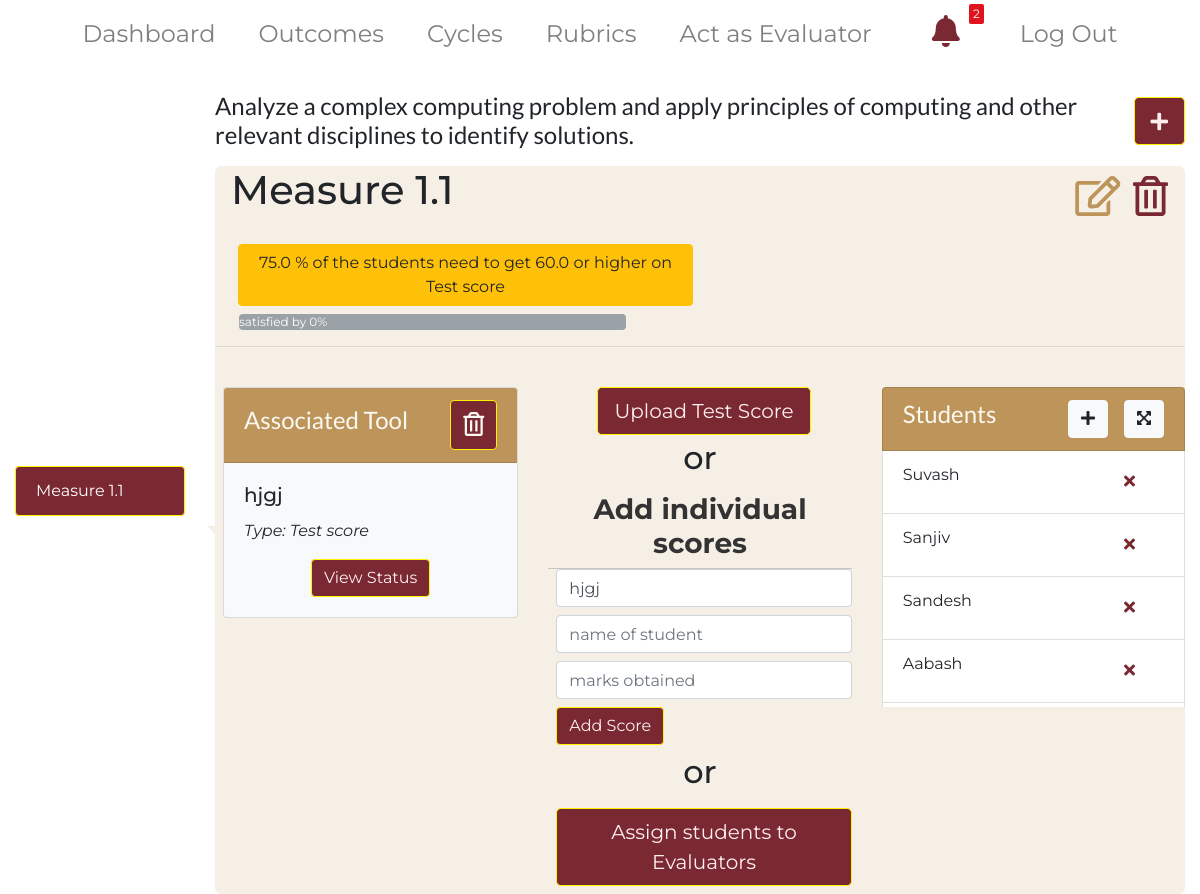
Screenshot of /outcome_detail/16 with the database file from the repository.
### main/models.py (models this page shows, shortened)
class Measure(models.Model):
    CUTOFF_TYPES = (('Percentage', 'Percentage'),
                  ('Percentile', 'Percentile'),
                  ('Average', 'Average')
                 )
    cutoff_type = models.CharField(max_length = 100, choices=CUTOFF_TYPES, default='Percentage')
    TOOL_TYPES = (('Rubric', 'Rubric'),
                  ('Test score', 'Test score')
                  )
    tool_type = models.CharField(max_length=100, choices=TOOL_TYPES, default='Rubric')
    STATUS_TYPES = (('passing', 'passing'),
                    ('failing', 'failing'),
                    ('passed', 'passed'),
                    ('failed', 'failed')
                    )
    status = models.CharField(max_length=100, choices=STATUS_TYPES, default='failing')
    statusPercent = models.FloatField(default=0.0)
    evaluationPercent = models.FloatField(default=0.0)
    measureTitle = models.CharField(max_length=200, default='', null=True)
    outcome = models.ForeignKey(Outcome, null=True, on_delete = models.CASCADE)
    cutoff_percentage = models.FloatField(null=True, blank = True, default=0)
    cutoff_score = models.FloatField(null=True, blank=True, default=0)
    rubric = models.ForeignKey(Rubric,null=True, blank = True, on_delete = models.CASCADE)
    test_score = models.ForeignKey(Test_score, null=True, blank = True, on_delete = models.CASCADE)
    student = models.ManyToManyField(Student)
    evaluator = models.ManyToManyField(Evaluator)

class Outcome(models.Model):
    title = models.CharField(max_length=200, default='', null=True)
    status = models.BooleanField(default=True)
    cycle = models.ManyToManyField(Cycle)
    course = models.ManyToManyField(Course)
    def __str__(self):
        return self.title

class Test_score(models.Model):
    student = models.ForeignKey(Student, null=True, on_delete=models.CASCADE)
    score = models.PositiveIntegerField()
    test = models.CharField(max_length=200, default='Test', null=True, blank=True)

class Student(models.Model):
    name = models.CharField(max_length=200)
    classification = models.CharField(max_length=200)

### main/views.py (the view, shortened to what this page needs)
# urls.py: path('outcome_detail/<int:outcome_id>', views.outcome_detail, name = 'outcome_detail'),
def outcome_detail(request, outcome_id):
    outcome = Outcome.objects.get(id=outcome_id)
    measures = Measure.objects.filter(outcome=outcome)
    rubrics = Rubric.objects.all()
    students = None
    evaluators = Evaluator.objects.all()
    num_of_evaluations = []
    test_data = {}
    data = {}
    custom_student = None
    for measure in measures:
        students = measure.student.all()
        evaluations = evaluate_rubric.objects.filter(measure=measure).count()
        if(evaluations>0):
            num_of_evaluations.append(measure.measureTitle)
        if measure.tool_type=='Test score':
            if measure.test_score!= None:
                test_data = test_score_data(measure.test_score.test, measure.id)
                if(test_data['passed']==True):
                     Measure.objects.filter(id=measure.id).update(status='passing', statusPercent = test_data['percentage'])
                else:
                     Measure.objects.filter(id=measure.id).update(status='failing', statusPercent = test_data['percentage'])
    context = {'outcome_id': outcome_id, 'outcome': outcome, 'measures': measures, 'rubrics':rubrics,
                'students': students, 'evaluators': evaluators, 'num_of_evaluations':num_of_evaluations,
                'test_data':test_data, 'rubric_data':data, 'custom_student': custom_student,
                'notifications' : custom_students.objects.filter(graded=True),
                'notification_count':notification_count}
    return render(request, 'main/outcome_detail.html', context)

### main/templates/main/outcome_detail.html (shortened to what this page needs)
{% extends  'main/adminbase.html' %}
{% load static %}
{% block body_block %}
<div class = "container-fluid" >
  <div class="row d-flex align-items-center">
  <div class="col col-lg-2 md-6 sm-12 xs-12 mb-1">
    <div class="list-group" id="list-tab" role="tablist">
      {%for measure in measures%}
        {%if measure.outcome == outcome%}
          {%if forloop.first %}
          <a class="list-group-item list-group-item-action active" id="list-home-list" data-toggle="list" href="#list-home{{measure.id}}" role="tab" aria-controls="home">{{measure.measureTitle}}</a>
          {%else%}
          <a class="list-group-item list-group-item-action" id="list-home-list" data-toggle="list" href="#list-home{{measure.id}}" role="tab" aria-controls="home">{{measure.measureTitle}}</a>
          {%endif%}
        {%endif%}
        {%empty%}
        <a class="list-group-item list-group-item-action active " id="list-home-list" data-toggle="list" href="#list-home" role="tab" aria-controls="home">Measure Title</a>
      {%endfor%}
    </div>
  </div>
  <div class="col-lg-10 col-md-12 col-sm-12 col-xs-12" >
    <h4 class = "d-flex justify-content-between mb-3 align-items-center "> {{outcome.title}}
      <button type="button" class="btn btn-primary btn-lg ml-3" data-toggle="modal" data-target="#exampleModalCenterNewMeasure{{outcome.id}}" data-measure-id = "{{measure.id}}">
         <i class="fas fa-plus"></i>
       </button>
      </h4>
    <div class="tab-content speech-bubble" id="nav-tabContent">
      {%for measure in measures%}
        {%if measure.outcome == outcome%}
          {%if forloop.first %}
                <div class="tab-pane fade show measure_section active" id="list-home{{measure.id}}" role="tabpanel" aria-labelledby="list-home-list">
          {%else%}
                <div class="tab-pane fade show measure_section" id="list-home{{measure.id}}" role="tabpanel" aria-labelledby="list-home-list">
          {%endif%}
        <h1 class = "d-flex justify-content-between pl-3"> {{measure.measureTitle}}
          <div class = "mr-3">
          <button  class="btn btn-lg button_main" data-toggle="modal" data-target="#exampleModalCenter{{measure.id}}" data-measure-id = "{{measure.id}}">
            <span style="font-size: 2em; color: #bd955a;">
              <i class="far fa-edit"></i>
          </span>
          </button>
          <button class="btn btn-lg button_main" data-toggle="modal" data-target="#exampleModalCenterDeleteMeasure{{measure.id}}" data-measure-id = "{{measure.id}}">
            <span style="font-size: 2em; color:#7a2831;">
              <i class="far fa-trash-alt"></i>
          </span>
          </button>
          </div>
         </h1>
        <div class = "col col-lg-6  ml-2 mb-2 ">
        <button class = "btn btn-warning ">
        {{measure.cutoff_percentage}} % of the students need to get
        {%if measure.cutoff_score%}
         {{measure.cutoff_score}}
         {%else%}
         average
         {%endif%}
            or higher
        on {{measure.tool_type}}
        </button>
</div>
{%if measure.tool_type == 'Test score'%}
    <div class = "row">
    <div class = " col col-lg-5 ml-4">
    <div class = "progress " style="background:#9aa1a7;
  ">
    <div class="progress-bar" role="progressbar" aria-valuenow="40"
    aria-valuemin="0" aria-valuemax="100" style="width:{{measure.statusPercent}}%;
      {%if measure.status == 'passing'%}
        background:green;
      {%elif measure.status == 'failing'%}
        background:red;
      {%endif%}
    ">
    satisfied
     by {{measure.statusPercent|floatformat:0}}%
    </div>
    </div>
    </div>
  </div>
    <hr>
    <br/>
    <div class = "row">
      {%if measure.test_score %}
    <div class = "col col-lg-4 md-6 sm-12 xs-12">
        <div class="card bg-light ml-2 mb-3">
          <div class="card-header d-flex justify-content-between align-items-center"><h4 class = "">Associated Tool</h4>
            <a href = "{% url 'main:remove_test_association' measure.id outcome_id %}" class = "btn btn-primary">
              <span style="font-size: 1.5em;">
                <i class="far fa-trash-alt"></i>
            </span>
             </a>
          </div>
          <div class="card-body">
            <h5 class="card-title"> {{measure.test_score.test}}</h5>
            <p class="card-text"><em>Type: {{measure.tool_type}}</em></p>
            <div class = "text-center">
              <a href = "{%url 'main:view_test_score' measure.test_score.test measure.id%}" class = "btn btn-primary"> View Status </a>
            </div>
          </div>
        </div>
      </div>
      {%endif%}
    <div class = "col col-lg-4 col-md-6 col-sm-12 col-12">
      <div class = 'text-center'>
      <button type="button" class="btn btn-primary btn-lg ml-2 mb-1" data-toggle="modal" data-target="#exampleModalCenterAddTestScore{{measure.id}}">
          Upload Test Score
      </button>
      <h2> or </h2>
    </div>
    <h3 class = 'text-center'> Add individual scores </h3>
    <form class="ml-2" action = "{%url 'main:add_test_score' measure.id outcome_id%}" method = "POST">
      <div class="form-group mb-2 ">
          <input type="text" name = "test_title" class="form-control" id="exampleInputEmail1" aria-describedby="emailHelp" placeholder="Name of the test" required
          {%if measure.test_score%}
            value = "{{measure.test_score.test}}"
          {%endif%}
          >
     </div>
      <div class="form-group mb-2">
          <input type="text" name = "student_name" class="form-control" id="exampleInputEmail1" aria-describedby="emailHelp" placeholder="name of student" required>
     </div>
      <div class="form-group mb-2">
          <input type="number" name = "score" class="form-control" id="exampleInputEmail1" aria-describedby="emailHelp" placeholder="marks obtained" required>
     </div>
      <button type="submit" class="btn btn-primary  mb-2">Add Score</button>
    </form>
    <div class = 'text-center'>
      <h2> or </h2>
    <button class="btn btn-lg btn-primary  ml-2 mt-2  mb-2" data-toggle="modal" data-target="#exampleModalCenterAddEvaluatorToTest{{measure.id}}">
    Assign students to Evaluators
    </button>
</div>
</div>
<div class = "col col-lg-4 md-12 sm-12 xs-12">
<ul class="list-group" style="overflow-y:scroll; height: 40vh">
  <li class="list-group-item d-flex justify-content-between card-header sticky-top align-items-center"> <h4>Students</h4>
<div class = "d-flex justify-content-between">
  <button type="button" class="btn btn-md btn-light mr-3" data-toggle="modal" data-target="#exampleModalCenterStudentUpload{{measure.id}}">
    <i class="fas fa-plus"></i>
  </button>
  <button type="button" class="btn btn-md btn-light" data-toggle="modal" data-target="#exampleModalLongExpandStudentList{{measure.id}}">
    <i class="fas fa-expand-arrows-alt"></i>
  </button>
</div>
  </li>
    {% for student in measure.student.all %}
          <li class="list-group-item  d-flex justify-content-between ">{{student.name}}
            <a href = "{%url 'main:delete_student' outcome_id measure.id student.id%}" class="btn btn-md mr-3">
                  <span style="font-size: 1em; color: #7a2831;">
                      <i class="fas fa-times"></i>
                  </span>
            </a>
          </li>
    {%endfor%}
</ul>
</div>
</div>
  {%endif%}
  </div>
      {%endif%}
    {%endfor%}
    </div>
  </div>
</div>
</div>
{%endblock%}

### main/templates/main/adminbase.html (shortened to what this page needs)
{% load static %}
<!DOCTYPE html>
<html lang="en">
<head>
    <link rel="stylesheet" href="https://stackpath.bootstrapcdn.com/bootstrap/4.3.1/css/bootstrap.min.css">
    <link rel="stylesheet" href = "{% static 'css/landing.css' %}">
  <link rel="stylesheet" href="https://cdnjs.cloudflare.com/ajax/libs/animate.css/3.7.0/animate.min.css">
    <link rel="stylesheet" href="https://use.fontawesome.com/releases/v5.7.2/css/all.css">
</head>
<body>
{% include 'main/navbar.html'%}
  {% block body_block %}
  {% endblock %}
</body>
</html>

### main/templates/main/navbar.html (shortened to what this page needs)
{% load static %}
    <div class = "container-fluid">
      <div class = "container" id = "main_content">
<nav class="navbar sticky-top navbar-expand-lg  navbar-light ">
  <div class="collapse navbar-collapse" id="navbarTogglerDemo03">
    <ul class="navbar-nav w-100 mr-auto mt-2 mt-lg-0 justify-content-around">
      <li class="nav-item {{dashboard}}" >
        <a class="nav-link" href="{%url 'main:dashboard'%}" >Dashboard</a>
      </li>
      <li class="nav-item {{outcome}}" >
        <a class="nav-link" href="{%url 'main:outcomes'%}">Outcomes</a>
      </li>
      <li class="nav-item {{cycle}}" >
        <a class="nav-link" href="{%url 'main:cycles'%}">Cycles</a>
      </li>
      <li class="nav-item {{rubric}}" >
        <a class="nav-link" href="{%url 'main:rubrics'%}">Rubrics</a>
      </li>
      <li class="nav-item {{evaluatorhome}}">
  <a class = "nav-link" href="{%url 'main:homepage'%}">Act as Evaluator</a>
</li>
<li id="noti_Container">
             <div id="noti_Counter">
             {{notification_count}}
           </div>
             <a id="noti_Button" >
               <span style="font-size: 2em; color: #7a2831;">
               <i class="fas fa-bell"></i>
               </span>
             </a>
         </li>
<li class="nav-item {{logout}}">
  <a class = "nav-link" href="{%url 'main:logout'%}">Log Out</a>
</li>
    </ul>
  </div>
</nav>
<br/>
</div>
</div>

### main/static/css/landing.css (style rules this page uses)
body { font-family: Montserrat, Lato, 'Nunito Sans', Helvetica, Arial, Platino, Garamond, Bookman, Lucidia; }
body { height: 100vh; }
.nav-item { font-size: 1.5rem; }
.btn-primary { color: #ffefef !important; background-color: #7a2831 !important; border-color: #fff300; }
.card-header { background-color: rgb(219,217,214) }
.card-header { background-color: #BD955A; color: rgb(252, 248, 242); }
.card-header span { color: rgb(252, 248, 242); }
.list-group-item.active { z-index: 2; color: #fff; background-color: #7a2831 ; border-color: #fff300; }
h4 { font-family: lato; }
#list-home-list { word-wrap: anywhere;+ }
.fade { transition: opacity .15s linear; }

### main/templates/main/navbar.html (style rules this page uses)
ul li a { color:#FFF; text-decoration:none; padding:6px 15px; cursor:pointer; }
#noti_Container { position:relative; }
#noti_Button { -moz-border-radius:50%; -webkit-border-radius:50%; margin:-3px 10px 0 10px; cursor:pointer; }
#noti_Counter { right: 1px; display: block; position: absolute; background: #E1141E; color: #FFF; font-size: 12px; font-weight: normal; padding: 1px 4px; margin: -2px 0 0 15px; border-radius: 2px; -moz-border-radius: 2px; -webkit-border-radius: 2px; z-index: 1; }
h3 { display:block; color:#333; font-weight:bold; padding:8px; margin:0; border-bottom:solid 1px rgba(100, 100, 100, .30); }

### main/templates/main/outcome_detail.html (style rules this page uses)
.button_main { padding:0 !important; }
.speech-bubble { position: relative; background: rgba(189,149,90, 0.15); border-radius: .4em; }
.speech-bubble:after { content: ''; position: absolute; left: 0; top: 50%; width: 0; height: 0; border: 0.5em solid transparent; border-right-color:rgba(189,149,90,0.15); border-left: 0; border-top: 0; margin-top: -0.25em; margin-left: -0.5em; }

### rows the page displays
Measure: measureTitle "Measure 1.1", cutoff_percentage "75.0", cutoff_score "60.0", tool_type "Test score", statusPercent "0", test_score.test "hjgj", test_title "hjgj"
Outcome: title "Analyze a complex computing problem and apply principles of computing and other relevant disciplines to identify solutions."
Student: name "Suvash"
Student: name "Sanjiv"
Student: name "Sandesh"
Student: name "Aabash"

### other values shown
{{ notification_count }} "2"
